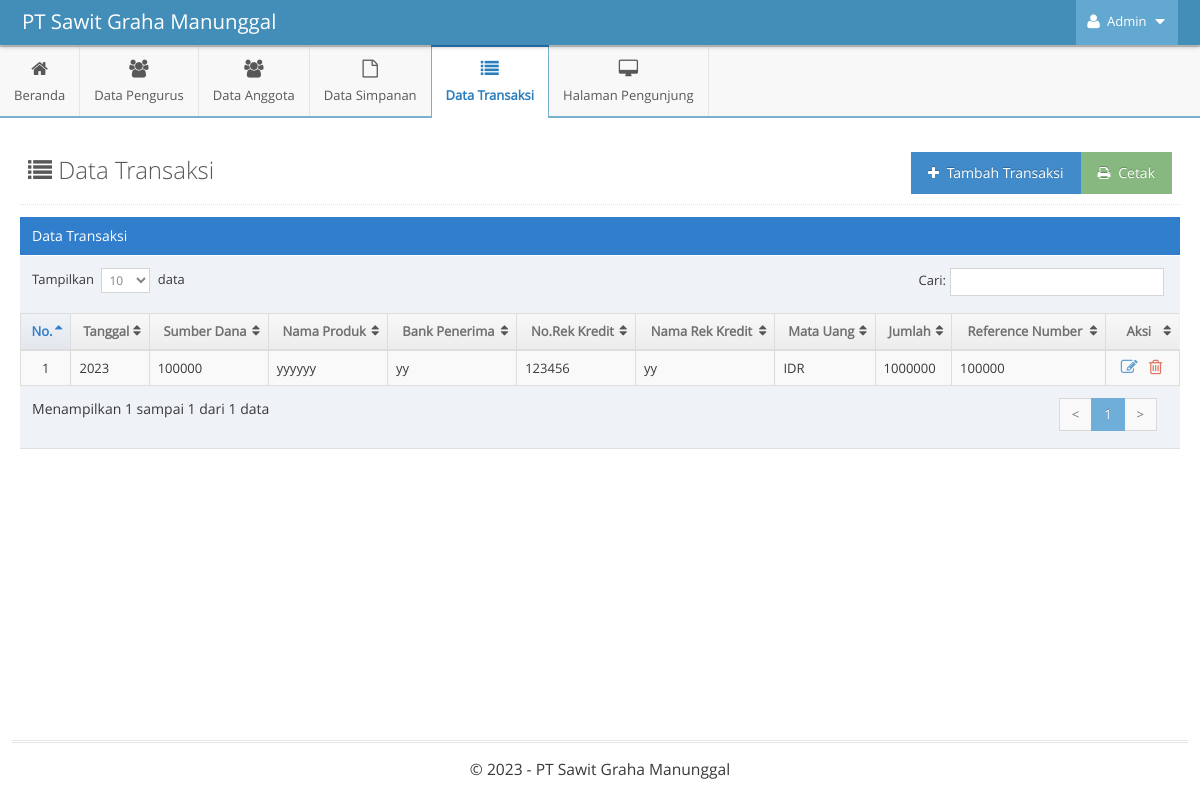
The app's page /indexAdmin.php?p=transaksi (signed in) with its own data.
### tables this page shows
CREATE TABLE `transaksi` (
  `id` int(11) NOT NULL AUTO_INCREMENT,
  `id_anggota` int(11) DEFAULT NULL,
  `tanggal` year(4) DEFAULT NULL,
  `sumber_dana` bigint(20) DEFAULT NULL,
  `nama_produk` varchar(255) DEFAULT NULL,
  `bank_penerima` varchar(255) DEFAULT NULL,
  `no_rek` bigint(20) DEFAULT NULL,
  `nama_rek` varchar(255) DEFAULT NULL,
  `mata_uang` varchar(255) DEFAULT NULL,
  `jumlah` bigint(20) DEFAULT NULL,
  `reference_number` bigint(20) DEFAULT NULL,
  PRIMARY KEY (`id`),
  KEY `id_anggota` (`id_anggota`),
  CONSTRAINT `transaksi_ibfk_1` FOREIGN KEY (`id_anggota`) REFERENCES `anggota` (`id_anggota`) ON DELETE CASCADE
);

### functions/functions-admin.php (called while the page is built, shortened)
<?php
$host = 'localhost';
$username = 'root';
$password = '';
$dbname = 'skripsi-pirda';
$conn = mysqli_connect($host, $username, $password, $dbname);
function tampilData($query)
{
    global $conn;
    $result = mysqli_query($conn, $query);
    $rows = [];
    while ($row = mysqli_fetch_assoc($result)) {
        $rows[] = $row;
    }
    return $rows;
}

### pages-admin/transaksi.php (the view, shortened to what this page needs)
<?php
$query_tampil = "SELECT * FROM transaksi";
$transaksi = tampilData($query_tampil);
?>
<div class="page-content">
	<div class="page-header">
		<h1 style="color:#585858">
			<i class="ace-icon fa fa-list"></i> Data Transaksi
			<a href="pages-admin/cetak-transaksi.php" target="_blank">
				<button class="btn btn-success pull-right">
					<i class="ace-icon fa fa-print"></i> Cetak
				</button>
			</a>
			<a data-toggle="modal" href="#tambah-transaksi">
				<button class="btn btn-primary pull-right">
					<i class="ace-icon fa fa-plus"></i> Tambah Transaksi
				</button>
			</a>
		</h1>
	</div>
	<div class="row">
		<div class="col-xs-12">
			<div class="row">
				<div class="col-xs-12">
					<div class="table-header">
						Data Transaksi
					</div>
					<div>
						<table id="dynamic-table" class="table table-striped table-bordered table-hover">
							<thead>
								<tr>
									<th>No.</th>
									<th>Tanggal</th>
									<th>Sumber Dana</th>
									<th>Nama Produk</th>
									<th>Bank Penerima</th>
									<th>No.Rek Kredit</th>
									<th>Nama Rek Kredit</th>
									<th>Mata Uang</th>
									<th>Jumlah</th>
									<th>Reference Number</th>
									<th>Aksi</th>
								</tr>
							</thead>
							<tbody>
								<?php
								$i = 1;
								foreach ($transaksi as $value) {
								?>
									<tr>
										<td class="center"><?= $i ?></td>
										<td><?= $value['tanggal'] ?></td>
										<td><?= $value['sumber_dana'] ?></td>
										<td><?= $value['nama_produk'] ?></td>
										<td><?= $value['bank_penerima'] ?></td>
										<td><?= $value['no_rek'] ?></td>
										<td><?= $value['nama_rek'] ?></td>
										<td><?= $value['mata_uang'] ?></td>
										<td><?= $value['jumlah'] ?></td>
										<td><?= $value['reference_number'] ?></td>
										<td class="center">
											<div class="action-buttons">
												<a data-rel="tooltip" data-placement="top" title="Ubah" style="margin-right:5px" class="blue tooltip-info" data-toggle="modal" href="#edit-transaksi-<?= $value['id']; ?>">
													<i class="ace-icon fa fa-edit bigger-130"></i>
												</a>
												<a data-rel="tooltip" data-placement="top" title="Hapus" style="margin-right:5px" class="red tooltip-error" data-toggle="modal" href="#hapus-transaksi-<?= $value['id']; ?>">
													<i class="ace-icon fa fa-trash-o bigger-130"></i>
												</a>
											</div>
										</td>
									</tr>
								<?php
									$i++;
								}
								?>
							</tbody>
						</table>
					</div>
				</div>
			</div>
		</div>
	</div>
</div>

### records on screen
transaksi: tanggal "2023", sumber_dana "100000", nama_produk "yyyyyy", bank_penerima "yy", no_rek "123456", nama_rek "yy", mata_uang "IDR", jumlah "1000000", reference_number "100000"
